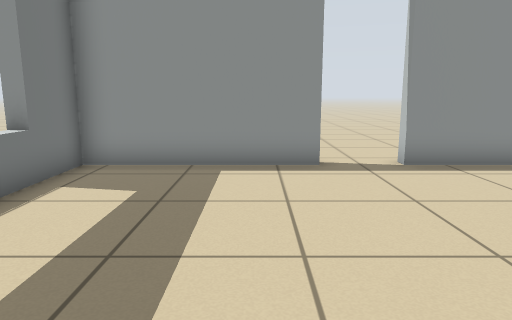
View 1 (above)

17 first-person views from a walk through a Gazebo world. The camera is 0.72 m above the floor, tilts 10° down and sees 70° across. The floor is counted in squares, 0.5 m on a side. Each view is taken from the middle of a square. On the plan, view 1 faces up. The plan holds only what a view shows up to about 16 squares ahead; the rest is blank.

View 2
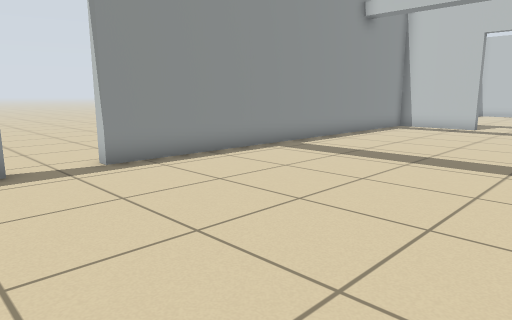

View 3
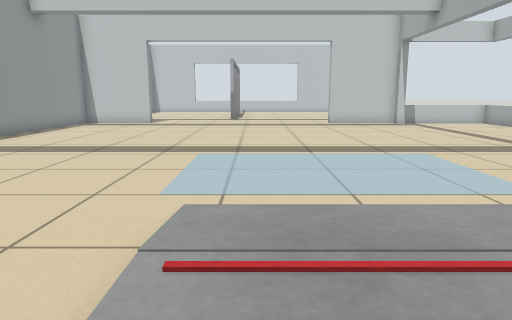

View 4
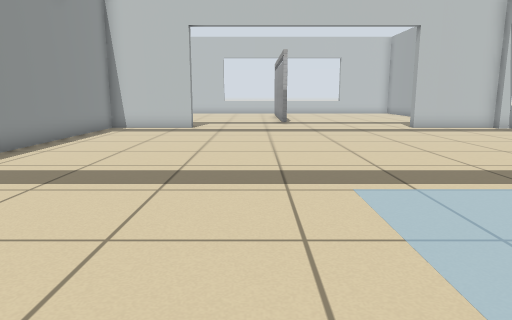

View 5
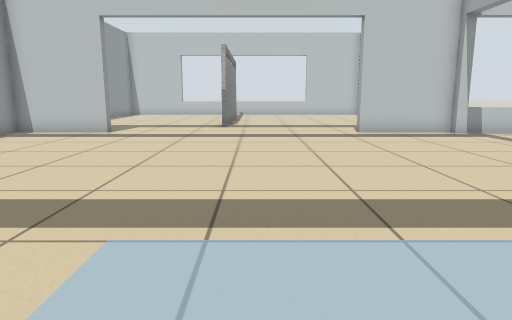

View 6
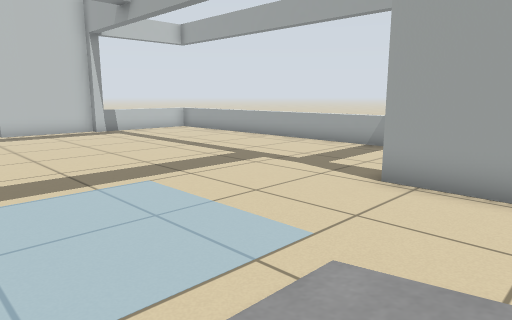

View 7
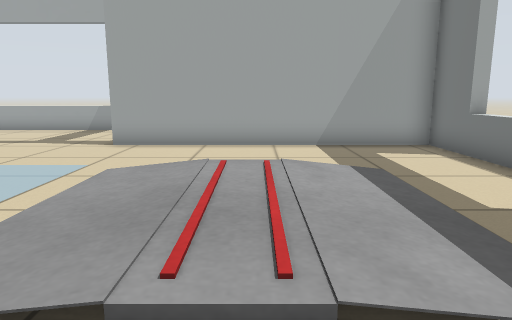

View 8
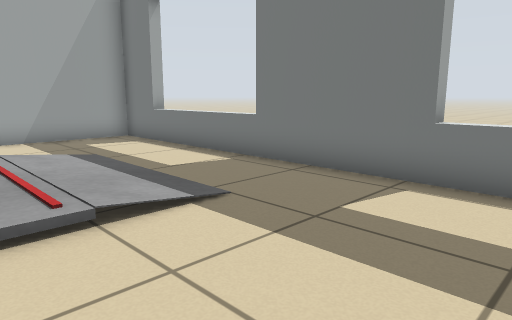

View 9
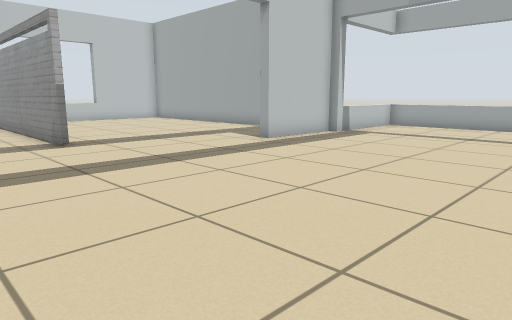

View 10
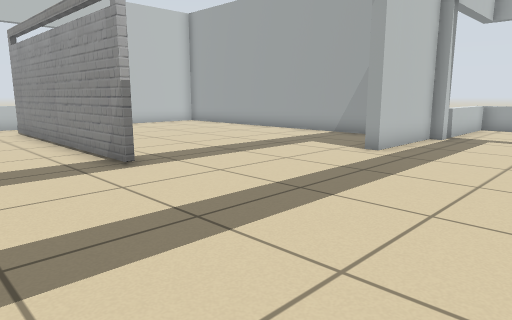

View 11
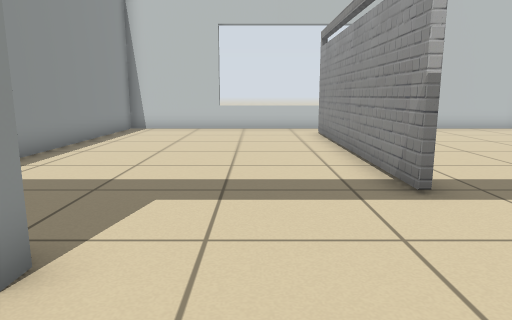

View 12
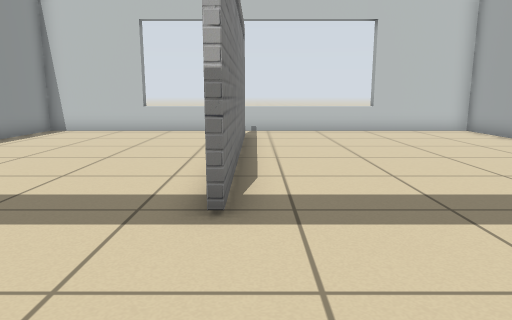

View 13
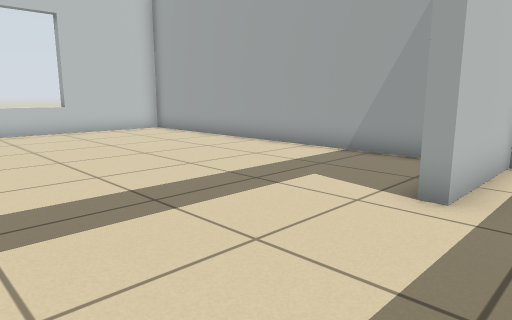

View 14
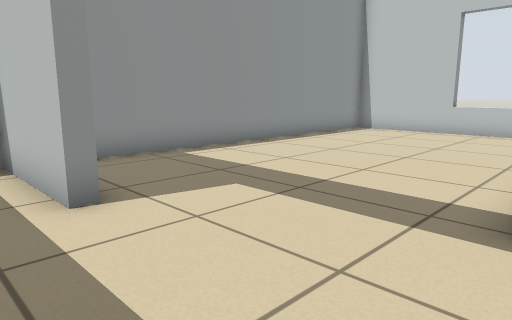

View 15
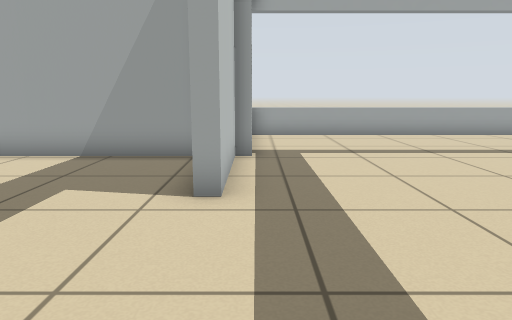

View 16
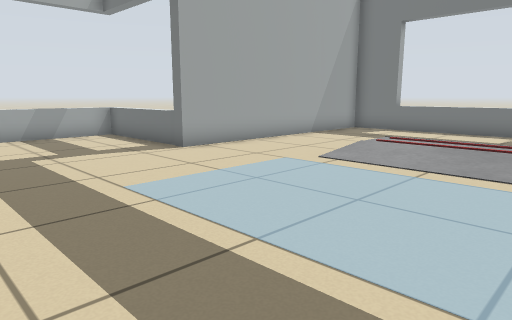

View 17
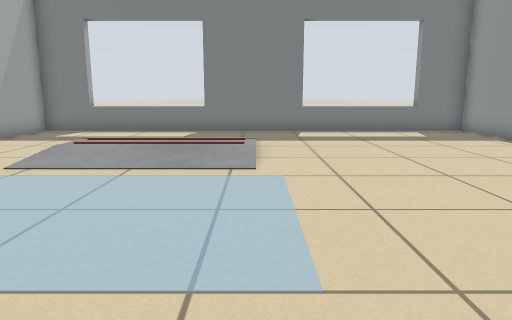

### Floor plan
Points are (right, up) in squares from view 1. A wall is a line through its corners. A room is listed if a view was taken in it or the views show most of it. See-through windows are left out.
Room 1 (views 1, 2, 3, 4, 5, 6, 7, 8, 9, 10, 11, 12, 13, 14, 15, 16, 17)
walls: (1.6, 8.5) (-4.1, 8.5) (-4.1, -8.7) (5.2, -8.7) (5.2, -13.5); (20, 4.9) (19.5, 4.9) (19.5, 8.5) (3.5, 8.5); (19.1, -13.5) (19.1, -8.7) (19.5, -8.7) (19.5, -5.1) (20, -5.1)
low walls: (5.2, -13.5) (19.1, -13.5)
ways out: opening at (21.7, -2.5) to room 2; opening at (21.2, 2.5) to room 3; opening at (2.5, 9)
Room 2 (no view inside)
walls: (31.1, 0.4) (22.2, 0.4); (20.5, -8.7) (33.1, -8.7) (33.1, 0.5)
ways out: opening at (21.7, -2.5) to room 1; opening at (32, 0) to room 3
Room 3 (no view inside)
walls: (22.2, 0.6) (31.1, 0.6); (33.1, 0.5) (33.1, 8.5) (21.3, 8.5)
ways out: opening at (21.2, 2.5) to room 1; opening at (32, 0) to room 2

Where each view was taken, in squares from view 1:
view 1: 0 up, 0 right, facing up
view 2: 0 up, 0 right, facing up-right
view 3: 1 down, 1 left, facing right
view 4: 2 up, 3 right, facing right
view 5: 1 down, 5 right, facing right
view 6: 2 down, 2 right, facing down-right
view 7: 2 up, 1 right, facing down
view 8: 4 up, 2 right, facing down-left
view 9: 4 up, 11 right, facing down-right
view 10: 4 up, 15 right, facing down-right
view 11: 3 up, 17 right, facing right
view 12: 0 up, 18 right, facing right
view 13: 0 up, 18 right, facing down-right
view 14: 0 up, 18 right, facing up-right
view 15: 0 up, 19 right, facing down
view 16: 0 up, 11 right, facing down-left
view 17: 0 up, 11 right, facing left
